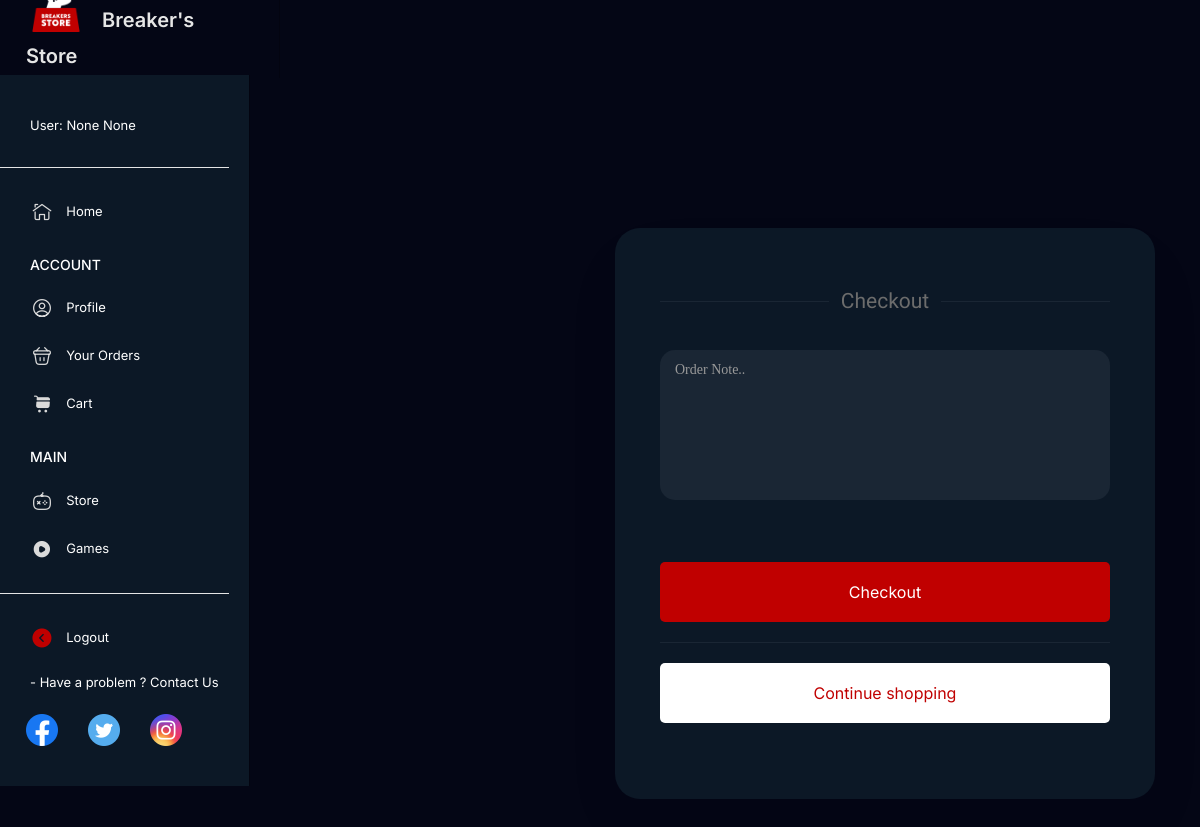
/cart (signed in), run on an earlier commit of the app's database.
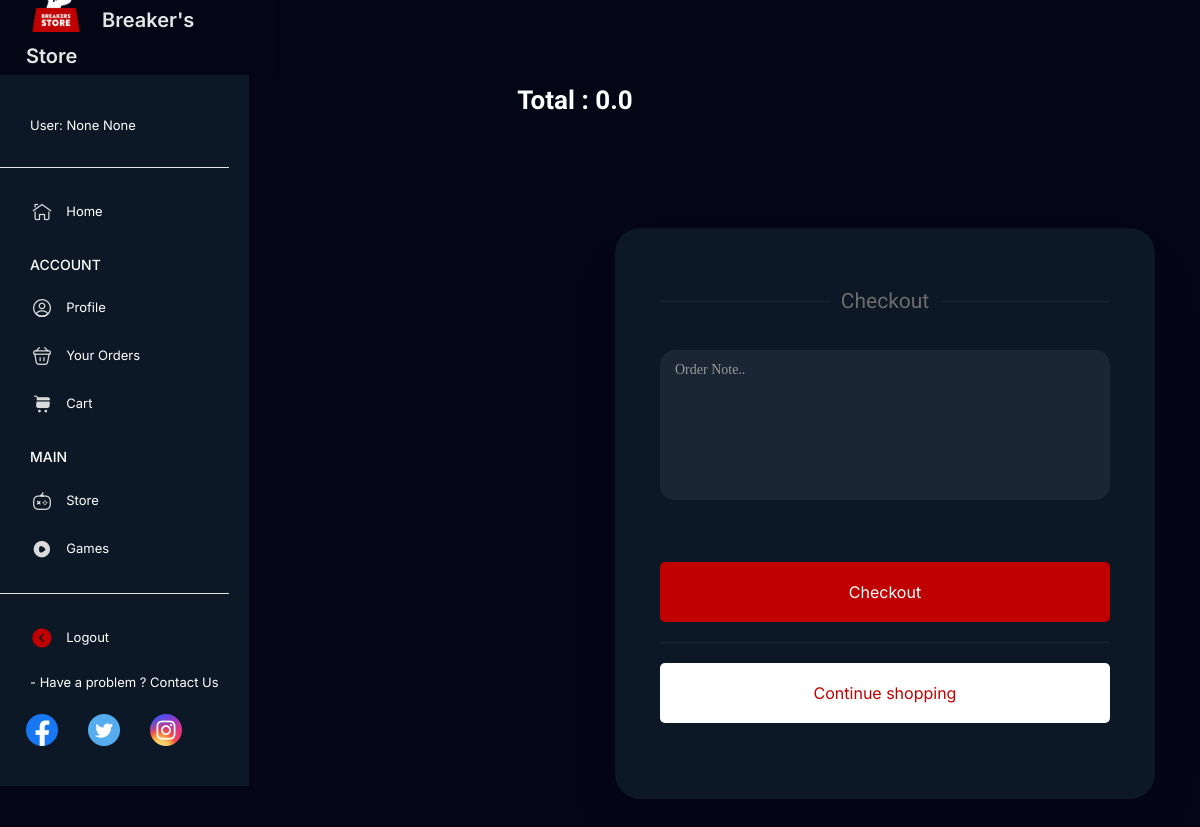
And on a later commit of the database.
### cart_and_orders/models.py (models this page shows, shortened)
class Cart(models.Model):
    user = models.ForeignKey(settings.AUTH_USER_MODEL, on_delete=models.CASCADE)
    total_price = models.FloatField(default=0)
    ordered_date = models.DateTimeField(auto_now_add=True)

### cart_and_orders/views.py (the view, shortened to what this page needs)
# urls.py: path('cart', views.cart, name='cart'),
def cart(request):
    if request.user.is_authenticated:
        cartItems = CartItems.objects.filter(user=request.user, ordered=False)
        cart = Cart.objects.filter(user=request.user)
        context = {
            'cartItems': cartItems,
            'cart': cart,
        }
    else:
        messages.error(request, _('* Login First Please'),
                       extra_tags='danger')
        return redirect('Register_Login:login')
    return render(request, 'cart.html', context)

### cart_and_orders/templates/cart.html (shortened to what this page needs)
{% extends 'base.html' %}
{% block content %}
{% load static %}
            <main class="page-main">
                <div class="uk-grid" data-uk-grid>
                    <div class="uk-width-2-3@l">
                        {% if CartItems.is_empty %}
                        <div class="logo-big">
                            <span> <center> <h1>Your Cart is Empty</h2></span></center>
                        </div>
                        {% else %}
                       <br><br>
                        <div class="game-card --horizontal favourites-game">
                            <br>
                            <div>
                                {% for cart in cart %}
                               <center> <h3 class="uk-text-lead">Total : {{cart.total_price}}</h3></center>
                               {% endfor %}
                            </div>
                        </div>
                        {% endif %}
                    </div>
                  <br><br><br><br><br><br><br><br>
                   <div class="form-login">
                        <div class="form-login__box">
                            <div class="uk-heading-line uk-text-center"><span>Checkout</span></div>
                            <form method="POST">
                                <div class="uk-form-controls"><textarea class="uk-textarea" name="details" placeholder="Order Note.."></textarea></div>
                                <div class="uk-margin">
                                    <br><br>
                                    <input type="submit" class="uk-button uk-button-danger uk-width-1-1"  value="Checkout"/></div>
                                    <hr>
                                    <a  href = "{% url 'categories_and_products:index' %}"><input href = "{% url 'categories_and_products:index' %}" class="uk-button secondary uk-width-1-1 "  value="Continue shopping"/></div></a>
                        </div>
                    </div>
                </div>
        </div>
    {% endblock content %}

What changed in the data, as far as the page shows it:
added Cart: total_price "0.0"
